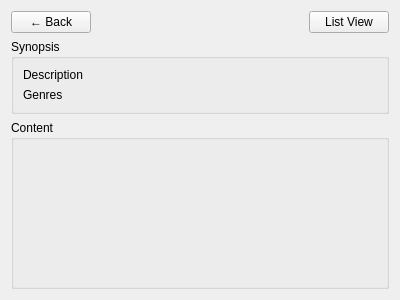
<?xml version="1.0" encoding="UTF-8"?>
<ui version="4.0">
 <class>Form</class>
 <widget class="QWidget" name="Form">
  <property name="geometry">
   <rect>
    <x>0</x>
    <y>0</y>
    <width>400</width>
    <height>300</height>
   </rect>
  </property>
  <property name="windowTitle">
   <string>Form</string>
  </property>
  <layout class="QVBoxLayout" name="main_layout">
   <item>
    <layout class="QHBoxLayout" name="top_controls_layout">
     <item>
      <widget class="QPushButton" name="btn_back">
       <property name="text">
        <string>← Back</string>
       </property>
      </widget>
     </item>
     <item>
      <spacer name="horizontalSpacer">
       <property name="orientation">
        <enum>Qt::Horizontal</enum>
       </property>
       <property name="sizeHint" stdset="0">
        <size>
         <width>40</width>
         <height>20</height>
        </size>
       </property>
      </spacer>
     </item>
     <item>
      <widget class="QPushButton" name="btn_toggle_view">
       <property name="text">
        <string>List View</string>
       </property>
      </widget>
     </item>
    </layout>
   </item>
   <item>
    <widget class="QGroupBox" name="info_group_box">
     <property name="title">
      <string>Synopsis</string>
     </property>
     <layout class="QVBoxLayout" name="verticalLayout_2">
      <item>
       <widget class="QLabel" name="description_label">
        <property name="text">
         <string>Description</string>
        </property>
        <property name="wordWrap">
         <bool>true</bool>
        </property>
       </widget>
      </item>
      <item>
       <widget class="QLabel" name="genres_label">
        <property name="text">
         <string>Genres</string>
        </property>
       </widget>
      </item>
     </layout>
    </widget>
   </item>
   <item>
    <widget class="QGroupBox" name="content_group_box">
     <property name="title">
      <string>Content</string>
     </property>
     <layout class="QVBoxLayout" name="verticalLayout_3">
      <item>
       <widget class="QStackedWidget" name="view_stack">
        <widget class="QWidget" name="page"/>
        <widget class="QWidget" name="page_2"/>
       </widget>
      </item>
     </layout>
    </widget>
   </item>
  </layout>
 </widget>
 <resources/>
 <connections/>
</ui>
